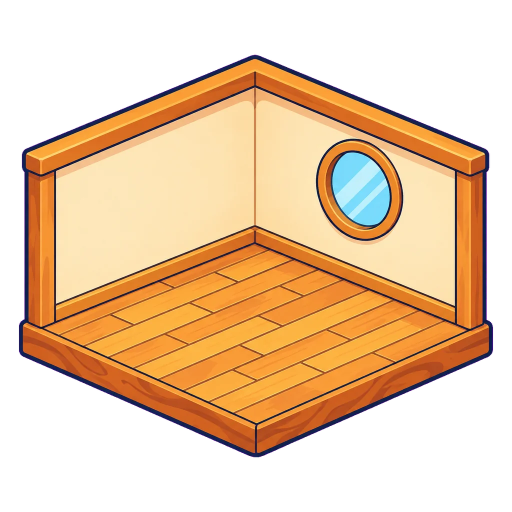
#> input picture art-src/v2/r4/old_counter.webp, 1024 x 1024 px (shown at 1/2 size)
$ python proc.py r4/old_counter.webp r4/old_counter.webp 5 r4/old_counter.webp
#> lines starting #> are read from the running program, lines starting #| are printed output that depends on the picture
import sys
from PIL import Image, ImageDraw
import numpy as np
# usage: proc.py src.png dst.webp size [opaque]
src,dst,size=sys.argv[1],sys.argv[2],int(sys.argv[3]); mode=sys.argv[4] if len(sys.argv)>4 else 'key'
im=Image.open(src).convert('RGBA')
#> im is the input picture: PIL image 1024x1024 RGBA; mean R, G, B, A 120, 87, 54.4, 138.2
if mode=='opaque':
    im=im.convert('RGB').resize((size,size),Image.LANCZOS); im.save(dst,'WEBP',quality=85); print('ok',dst); sys.exit()
a=np.array(im)
if (a[...,3]<250).mean()<0.02:   # no real alpha: chroma-key from edges
    rgb=im.convert('RGB'); M=(1,2,3); w,h=rgb.size
    for p in [(0,0),(w-1,0),(0,h-1),(w-1,h-1),(w//2,0),(w//2,h-1),(0,h//2),(w-1,h//2)]:
        if rgb.getpixel(p)!=M: ImageDraw.floodfill(rgb,p,M,thresh=70)
    m=np.array(rgb); bg=(m[...,0]==1)&(m[...,1]==2)&(m[...,2]==3)
    # defringe: erode keep-mask by 1px where pixel is magenta-ish
    keep=~bg
    r,g,b=a[...,0].astype(int),a[...,1].astype(int),a[...,2].astype(int)
    mag=(r>170)&(b>170)&(g<110)
    edge=np.zeros_like(keep)
    for dy,dx in((1,0),(-1,0),(0,1),(0,-1)):
        edge|=np.roll(bg,(dy,dx),(0,1))
    keep&=~(edge&mag)
    keep&=~((r>225)&(b>225)&(g<70))
    a[...,3]=np.where(keep,255,0)
    im=Image.fromarray(a)
bb=im.getchannel('A').point(lambda v:255 if v>20 else 0).getbbox()
#> bb = (38, 109, 986, 915)
im=im.crop(bb); w,h=im.size; s=max(w,h); pad=int(s*0.04); S=s+2*pad
#> after `im = im.crop(bb)`:
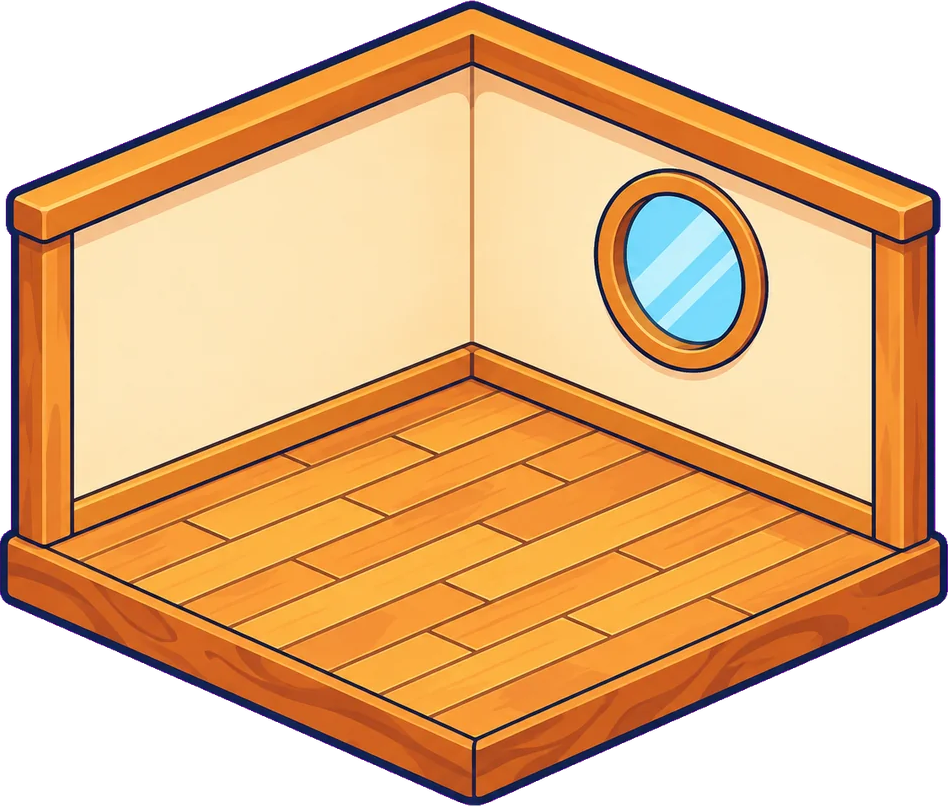
#> im: PIL image 948x806 RGBA; mean R, G, B, A 164.5, 119.3, 74.6, 189.7; transparent parts drawn white
#> after `w, h = im.size`: w = 948; h = 806
#> after `s = max(w, h)`: s = 948
#> after `pad = int(s * 0.04)`: pad = 37
#> after `S = s + 2 * pad`: S = 1022
c=Image.new('RGBA',(S,S),(0,0,0,0)); c.paste(im,((S-w)//2,(S-h)//2),im)
#> after `c = Image.new('RGBA', (S, S), (0, 0, 0, 0))`: c: PIL image 1022x1022 RGBA; every value is 0
#> after `c.paste(im, ((S - w) // 2, (S - h) // 2), im)`:
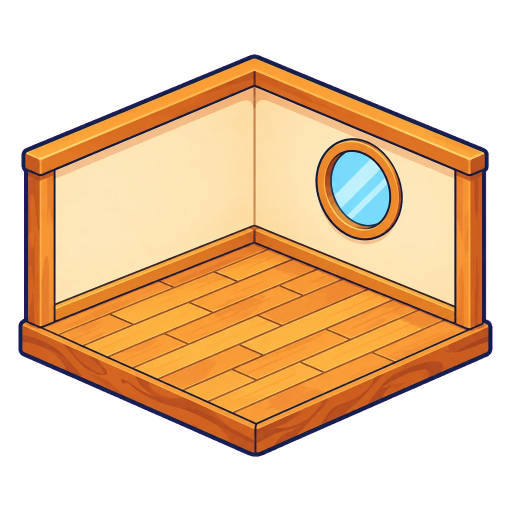
#> c: PIL image 1022x1022 RGBA (shown at 1/2 size); mean R, G, B, A 119.2, 86.7, 53, 138.6; transparent parts drawn white
c=c.resize((size,size),Image.LANCZOS); c.save(dst,'WEBP',quality=85,method=6); c.save(dst.replace('.webp','.preview.png')) if False else None
print('ok',dst,bb)
#| ok r4/old_counter.webp (38, 109, 986, 915)
